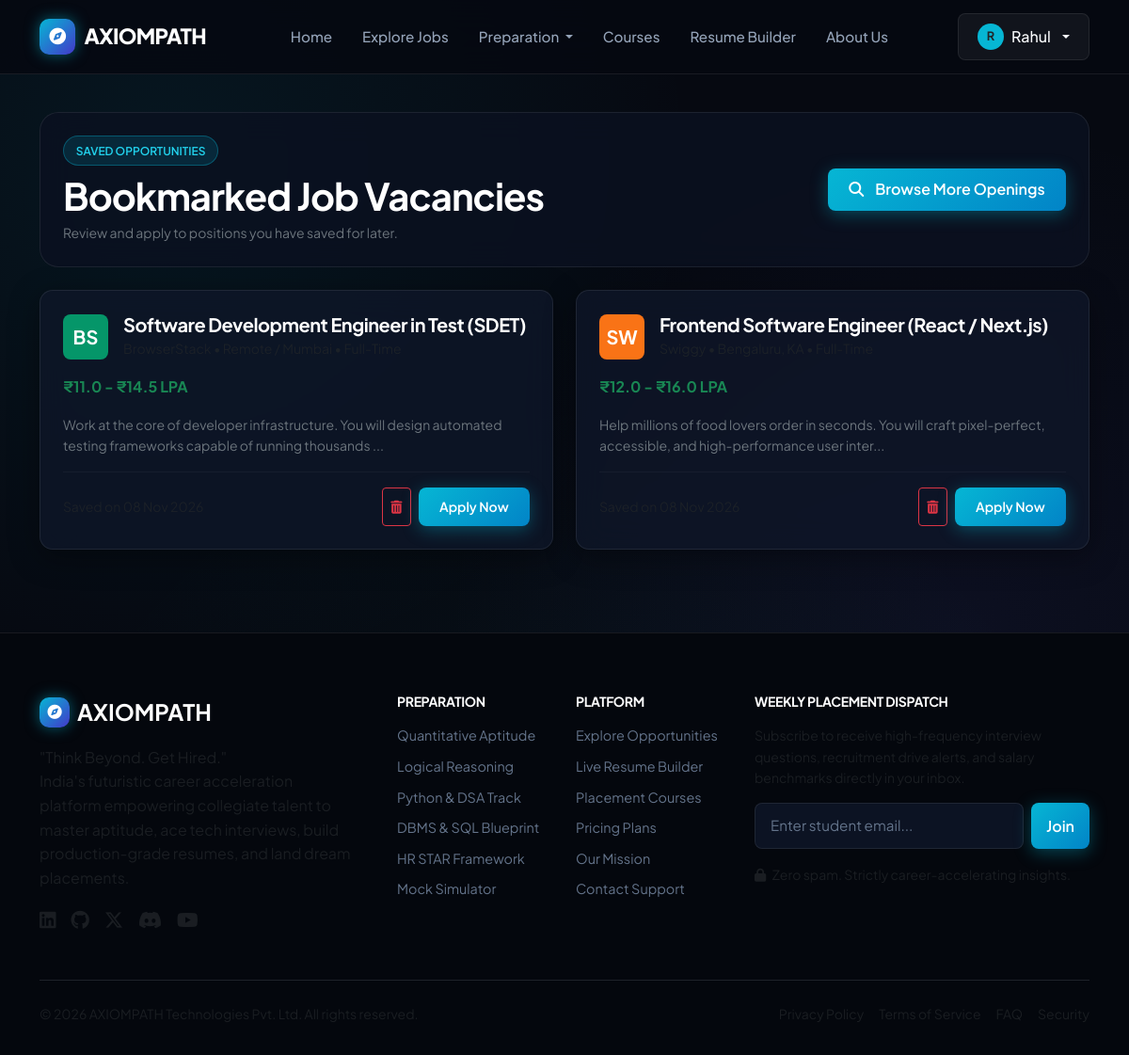
Screenshot of /student/saved-jobs (signed in) with the database file from the repository.
### models.py (models this page shows, shortened)
class User(UserMixin, db.Model):
    __tablename__ = 'users'
    id = db.Column(db.Integer, primary_key=True)
    name = db.Column(db.String(120), nullable=False)
    email = db.Column(db.String(150), unique=True, nullable=False, index=True)
    password_hash = db.Column(db.String(256), nullable=False)
    role = db.Column(db.String(20), default='student', nullable=False)  # 'student' or 'admin'
    phone = db.Column(db.String(20), nullable=True)
    avatar_url = db.Column(db.String(255), nullable=True)
    created_at = db.Column(db.DateTime, default=get_utc_now)
    is_active_account = db.Column(db.Boolean, default=True)
    profile = db.relationship('StudentProfile', backref='user', uselist=False, cascade='all, delete-orphan')
    applications = db.relationship('Application', backref='applicant', cascade='all, delete-orphan', lazy='dynamic')
    saved_jobs = db.relationship('SavedJob', backref='user', cascade='all, delete-orphan', lazy='dynamic')
    test_results = db.relationship('TestResult', backref='student', cascade='all, delete-orphan', lazy='dynamic')
    resumes = db.relationship('Resume', backref='owner', cascade='all, delete-orphan', lazy='dynamic')
    @property
    def is_admin(self):
        return self.role == 'admin'

class SavedJob(db.Model):
    __tablename__ = 'saved_jobs'
    id = db.Column(db.Integer, primary_key=True)
    job_id = db.Column(db.Integer, db.ForeignKey('jobs.id'), nullable=False)
    user_id = db.Column(db.Integer, db.ForeignKey('users.id'), nullable=False)
    saved_at = db.Column(db.DateTime, default=get_utc_now)
    __table_args__ = (db.UniqueConstraint('job_id', 'user_id', name='uq_job_user_save'),)

class Company(db.Model):
    __tablename__ = 'companies'
    id = db.Column(db.Integer, primary_key=True)
    name = db.Column(db.String(150), nullable=False, unique=True)
    slug = db.Column(db.String(150), nullable=False, unique=True)
    logo_initials = db.Column(db.String(6), default="AP")
    logo_bg_color = db.Column(db.String(20), default="#0ea5e9")
    website = db.Column(db.String(200), nullable=True)
    location = db.Column(db.String(100), default="Bengaluru, India")
    industry = db.Column(db.String(100), default="Fintech & SaaS")
    employee_count = db.Column(db.String(50), default="500-1,000")
    about = db.Column(db.Text, nullable=True)
    is_verified = db.Column(db.Boolean, default=True)
    jobs = db.relationship('Job', backref='company', cascade='all, delete-orphan', lazy='dynamic')

class Job(db.Model):
    __tablename__ = 'jobs'
    id = db.Column(db.Integer, primary_key=True)
    title = db.Column(db.String(180), nullable=False)
    company_id = db.Column(db.Integer, db.ForeignKey('companies.id'), nullable=False)
    role_category = db.Column(db.String(80), default="Software Engineering")  # Frontend, Backend, Full Stack, Data Science, DevOps, QA
    job_type = db.Column(db.String(50), default="Full-Time")  # Full-Time, Internship, Contract
    location = db.Column(db.String(100), default="Bengaluru, KA")
    workplace_type = db.Column(db.String(40), default="Hybrid")  # Remote, Hybrid, Onsite
    experience_level = db.Column(db.String(50), default="Fresher (0-1 yrs)")  # Fresher (0-1 yrs), 1-3 yrs, 3-5 yrs
    min_salary = db.Column(db.Float, default=6.0)  # In LPA
    max_salary = db.Column(db.Float, default=12.0) # In LPA
    salary_display = db.Column(db.String(80), default="₹8.0 - ₹14.0 LPA")
    description = db.Column(db.Text, nullable=False)
    requirements = db.Column(db.Text, nullable=False)
    skills_required = db.Column(db.String(255), default="Python, SQL, DSA, REST APIs")
    openings = db.Column(db.Integer, default=5)
    deadline = db.Column(db.DateTime, nullable=True)
    is_featured = db.Column(db.Boolean, default=False)
    is_active = db.Column(db.Boolean, default=True)
    created_at = db.Column(db.DateTime, default=get_utc_now)
    applications = db.relationship('Application', backref='job', cascade='all, delete-orphan', lazy='dynamic')
    saved_by = db.relationship('SavedJob', backref='job', cascade='all, delete-orphan', lazy='dynamic')

### routes/student.py (the view)
@student_bp.route('/saved-jobs')
@login_required
def saved_jobs():
    saved = SavedJob.query.filter_by(user_id=current_user.id).order_by(SavedJob.saved_at.desc()).all()
    return render_template('saved_jobs.html', saved_jobs=saved)

### templates/saved_jobs.html (shortened to what this page needs)
{% extends "base.html" %}
{% block content %}
<div class="container py-4">
    <div class="glass-panel p-4 mb-4">
        <div class="row align-items-center g-3">
            <div class="col-lg-8">
                <div class="badge-pill-cyan mb-2">SAVED OPPORTUNITIES</div>
                <h2 class="display-6 fw-bold text-white mb-1">Bookmarked Job Vacancies</h2>
                <p class="text-secondary small mb-0">
                    Review and apply to positions you have saved for later.
                </p>
            </div>
            <div class="col-lg-4 text-lg-end">
                <a href="{{ url_for('jobs.index') }}" class="btn btn-cyan">
                    <i class="fa-solid fa-magnifying-glass me-1"></i> Browse More Openings
                </a>
            </div>
        </div>
    </div>
    <div class="row g-4">
        {% if saved_jobs %}
            {% for item in saved_jobs %}
                <div class="col-lg-6">
                    <div class="glass-card p-4 h-100 d-flex flex-column justify-content-between">
                        <div>
                            <div class="d-flex align-items-center gap-3 mb-3">
                                <div class="rounded-3 d-flex align-items-center justify-content-center text-white fw-bold fs-5" style="width: 48px; height: 48px; background: {{ item.job.company.logo_bg_color }};">
                                    {{ item.job.company.logo_initials }}
                                </div>
                                <div>
                                    <h5 class="text-white fw-bold mb-0">
                                        <a href="{{ url_for('jobs.details', job_id=item.job.id) }}" class="text-white hover-cyan">{{ item.job.title }}</a>
                                    </h5>
                                    <span class="text-muted small">{{ item.job.company.name }} • {{ item.job.location }} • {{ item.job.job_type }}</span>
                                </div>
                            </div>
                            <div class="text-success fw-bold mb-3 fs-6">{{ item.job.salary_display }}</div>
                            <p class="text-secondary small mb-3">{{ item.job.description[:120] }}...</p>
                        </div>
                        <div class="pt-3 border-top border-secondary border-opacity-10 d-flex justify-content-between align-items-center">
                            <span class="text-muted small">Saved on {{ item.saved_at.strftime('%d %b %Y') }}</span>
                            <div class="d-flex gap-2">
                                <button class="btn btn-sm btn-outline-danger btn-save-job-ajax" data-job-id="{{ item.job.id }}" title="Remove Bookmark">
                                    <i class="fa-solid fa-trash-can"></i>
                                </button>
                                <a href="{{ url_for('jobs.details', job_id=item.job.id) }}" class="btn btn-cyan btn-sm">
                                    Apply Now
                                </a>
                            </div>
                        </div>
                    </div>
                </div>
            {% endfor %}
        {% endif %}
    </div>
</div>
{% endblock %}

### templates/base.html (shortened to what this page needs)
<!DOCTYPE html>
<html lang="en">
<head>
    <link href="https://cdn.jsdelivr.net/npm/bootstrap@5.3.3/dist/css/bootstrap.min.css" rel="stylesheet">
    <link rel="stylesheet" href="https://cdnjs.cloudflare.com/ajax/libs/font-awesome/6.5.1/css/all.min.css">
    <link rel="stylesheet" href="{{ url_for('static', filename='css/style.css') }}">
</head>
<body>
    <nav class="navbar navbar-expand-lg navbar-axiom sticky-top">
        <div class="container">
            <a class="navbar-brand" href="{{ url_for('main.index') }}">
                <div class="brand-icon-box">
                    <i class="fa-solid fa-compass"></i>
                </div>
                <span>AXIOM<span class="text-cyan">PATH</span></span>
            </a>
            <div class="collapse navbar-collapse" id="navbarMain">
                <ul class="navbar-nav mx-auto mb-2 mb-lg-0">
                    <li class="nav-item">
                        <a class="nav-link {% if request.endpoint == 'main.index' %}active{% endif %}" href="{{ url_for('main.index') }}">Home</a>
                    </li>
                    <li class="nav-item">
                        <a class="nav-link {% if request.endpoint and request.endpoint.startswith('jobs.') %}active{% endif %}" href="{{ url_for('jobs.index') }}">Explore Jobs</a>
                    </li>
                    <li class="nav-item dropdown">
                        <a class="nav-link dropdown-toggle {% if request.endpoint and request.endpoint.startswith('preparation.') %}active{% endif %}" href="#" role="button" data-bs-toggle="dropdown">
                            Preparation
                        </a>
                    </li>
                    <li class="nav-item">
                        <a class="nav-link {% if request.endpoint == 'preparation.courses' %}active{% endif %}" href="{{ url_for('preparation.courses') }}">Courses</a>
                    </li>
                    <li class="nav-item">
                        <a class="nav-link {% if request.endpoint and request.endpoint.startswith('resume.') %}active{% endif %}" href="{{ url_for('resume.index') }}">Resume Builder</a>
                    </li>
                    <li class="nav-item">
                        <a class="nav-link {% if request.endpoint == 'main.about' %}active{% endif %}" href="{{ url_for('main.about') }}">About Us</a>
                    </li>
                </ul>
                <div class="d-flex align-items-center gap-2">
                    {% if current_user.is_authenticated %}
                        <div class="dropdown">
                            <button class="btn btn-glass dropdown-toggle d-flex align-items-center gap-2" type="button" data-bs-toggle="dropdown">
                                <div class="rounded-circle bg-cyan text-dark d-flex align-items-center justify-content-center fw-bold" style="width: 28px; height: 28px; font-size: 0.8rem; background: #06b6d4;">
                                    {{ current_user.name[:1] }}
                                </div>
                                <span class="d-none d-md-inline">{{ current_user.name.split()[0] }}</span>
                            </button>
                        </div>
                    {% else %}
                        <a href="{{ url_for('auth.login') }}" class="btn btn-glass">Log In</a>
                        <a href="{{ url_for('auth.register') }}" class="btn btn-cyan">Get Started</a>
                    {% endif %}
                </div>
            </div>
        </div>
    </nav>
    <main>
        {% block content %}{% endblock %}
    </main>
    <footer class="footer-axiom">
        <div class="container">
            <div class="row g-4 mb-5">
                <div class="col-lg-4 col-md-6">
                    <div class="d-flex align-items-center gap-2 mb-3">
                        <div class="brand-icon-box" style="width: 32px; height: 32px; font-size: 0.95rem;">
                            <i class="fa-solid fa-compass"></i>
                        </div>
                        <span class="fs-4 fw-bold text-white">AXIOM<span class="text-cyan">PATH</span></span>
                    </div>
                    <p class="text-muted pe-lg-4">
                        "Think Beyond. Get Hired." <br>
                        India's futuristic career acceleration platform empowering collegiate talent to master aptitude, ace tech interviews, build production-grade resumes, and land dream placements.
                    </p>
                    <div class="d-flex gap-3 text-muted fs-5 mt-3">
                        <a href="https://linkedin.com" class="text-muted hover-cyan"><i class="fa-brands fa-linkedin"></i></a>
                        <a href="https://github.com" class="text-muted hover-cyan"><i class="fa-brands fa-github"></i></a>
                        <a href="https://twitter.com" class="text-muted hover-cyan"><i class="fa-brands fa-x-twitter"></i></a>
                        <a href="https://discord.com" class="text-muted hover-cyan"><i class="fa-brands fa-discord"></i></a>
                        <a href="https://youtube.com" class="text-muted hover-cyan"><i class="fa-brands fa-youtube"></i></a>
                    </div>
                </div>
                <div class="col-lg-2 col-md-6 col-6">
                    <h6 class="text-white fw-bold mb-3 text-uppercase small letter-spacing-1">Preparation</h6>
                    <a href="{{ url_for('preparation.aptitude') }}" class="footer-link">Quantitative Aptitude</a>
                    <a href="{{ url_for('preparation.aptitude') }}" class="footer-link">Logical Reasoning</a>
                    <a href="{{ url_for('preparation.technical') }}" class="footer-link">Python & DSA Track</a>
                    <a href="{{ url_for('preparation.technical') }}" class="footer-link">DBMS & SQL Blueprint</a>
                    <a href="{{ url_for('preparation.interview') }}" class="footer-link">HR STAR Framework</a>
                    <a href="{{ url_for('preparation.mock_interview') }}" class="footer-link">Mock Simulator</a>
                </div>
                <div class="col-lg-2 col-md-6 col-6">
                    <h6 class="text-white fw-bold mb-3 text-uppercase small letter-spacing-1">Platform</h6>
                    <a href="{{ url_for('jobs.index') }}" class="footer-link">Explore Opportunities</a>
                    <a href="{{ url_for('resume.index') }}" class="footer-link">Live Resume Builder</a>
                    <a href="{{ url_for('preparation.courses') }}" class="footer-link">Placement Courses</a>
                    <a href="{{ url_for('main.pricing') }}" class="footer-link">Pricing Plans</a>
                    <a href="{{ url_for('main.about') }}" class="footer-link">Our Mission</a>
                    <a href="{{ url_for('main.contact') }}" class="footer-link">Contact Support</a>
                </div>
                <div class="col-lg-4 col-md-6">
                    <h6 class="text-white fw-bold mb-3 text-uppercase small letter-spacing-1">Weekly Placement Dispatch</h6>
                    <p class="text-muted small">Subscribe to receive high-frequency interview questions, recruitment drive alerts, and salary benchmarks directly in your inbox.</p>
                    <form class="d-flex gap-2" onsubmit="event.preventDefault(); alert('Subscribed successfully to AXIOMPATH Placement Dispatch!');">
                        <input type="email" class="form-control" placeholder="Enter student email..." required>
                        <button type="submit" class="btn btn-cyan px-3">Join</button>
                    </form>
                    <div class="mt-3 text-muted small">
                        <i class="fa-solid fa-lock text-cyan me-1"></i> Zero spam. Strictly career-accelerating insights.
                    </div>
                </div>
            </div>
            <hr class="border-secondary opacity-25 mb-4">
            <div class="d-flex flex-column flex-md-row justify-content-between align-items-center gap-3 text-muted small">
                <div>
                    © 2026 AXIOMPATH Technologies Pvt. Ltd. All rights reserved.
                </div>
                <div class="d-flex gap-3">
                    <a href="{{ url_for('main.privacy') }}" class="text-muted hover-cyan">Privacy Policy</a>
                    <a href="{{ url_for('main.terms') }}" class="text-muted hover-cyan">Terms of Service</a>
                    <a href="{{ url_for('main.faq') }}" class="text-muted hover-cyan">FAQ</a>
                    <a href="{{ url_for('main.contact') }}" class="text-muted hover-cyan">Security</a>
                </div>
            </div>
        </div>
    </footer>
</body>
</html>

### rows the page displays
User: name "R", name "Rahul"
SavedJob: job.company.logo_initials "BS", job "Software Development Engineer in Test (SDET)", job.salary_display "₹11.0 - ₹14.5 LPA", job "Work at the core of developer infrastructure. You will design automated testing frameworks capable of running thousands"
SavedJob: job.company.logo_initials "SW", job "Frontend Software Engineer (React / Next.js)", job.salary_display "₹12.0 - ₹16.0 LPA", job "Help millions of food lovers order in seconds. You will craft pixel-perfect, accessible, and high-performance user inter"
